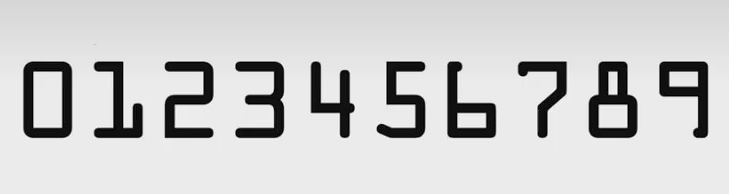
#> input picture src/credit-card-template-matching/image/creditNum.png, 729 x 194 px
$ python ocr_template_match.py --image image/credit.png --template image/creditNum.png   (older library calls are emulated)
#> lines starting #> are read from the running program, lines starting #| are printed output that depends on the picture; after the words box and inside, x2 and y2 are one past the last pixel; in counts of white or black regions, pixels touching at a corner belong together
import numpy as np
import argparse
import imutils
import cv2
import myutils

ap = argparse.ArgumentParser()
ap.add_argument("-i", "--image", required=True,
                help="path to input image", default='./image/credit.png')
ap.add_argument("-t", "--template", required=True,
                help="path to template image", default='./image/creditNum.png')
args = vars(ap.parse_args())

# load the input image and template image from disk, then display
FIRST_NUMBER = {
    "3": "American Express",
    "4": "Visa",
    "5": "MasterCard",
    "6": "Discover Card"
}


def cv_show(name, img):
    cv2.imshow(name, img)
    cv2.waitKey(0)
    cv2.destroyAllWindows()


img = cv2.imread(args["template"])
#> img is the input picture: shape (194, 729, 3); min 0, max 252, mean 204.2

# 转换为灰度图
ref = cv2.cvtColor(img, cv2.COLOR_BGR2GRAY)
# cv_show('ref', ref)

# 二值化处理
ref = cv2.threshold(ref, 30, 255, cv2.THRESH_BINARY_INV)[1]
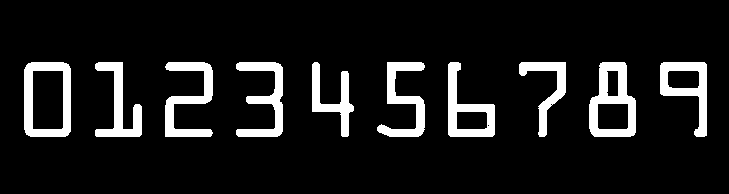
#> ref: shape (194, 729); 10.2% white; 10 white regions
# cv_show('ref', ref)

# 计算轮廓
resimage, refCnts, hierarchy = cv2.findContours(ref.copy(), cv2.RETR_EXTERNAL, cv2.CHAIN_APPROX_SIMPLE)
#> refCnts = 10 contours; largest, box (x1, y1, x2, y2) and area: (24, 62, 71, 137) 3346, (589, 62, 636, 137) 2708, (448, 62, 495, 137) 1832, (660, 62, 707, 137) 1831, (165, 62, 213, 137) 1380

# refCnts, hierarchy,  = cv2.findContours(ref.copy(), cv2.RETR_EXTERNAL, cv2.CHAIN_APPROX_SIMPLE)

# 画出轮廓
cv2.drawContours(img, refCnts, -1, (0, 0, 255), 3)
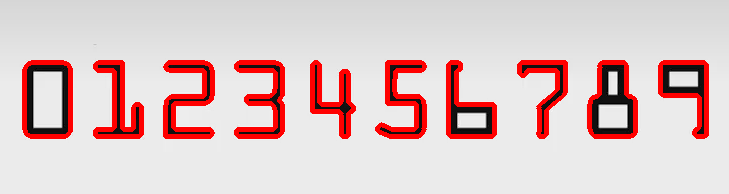
#> img: shape (194, 729, 3); 9.81% of pixels changed, all inside (x1, y1, x2, y2) = (22, 60, 709, 139)
# cv_show('img', img)
#> (the run stopped early here; a loop or call above may not have finished)
